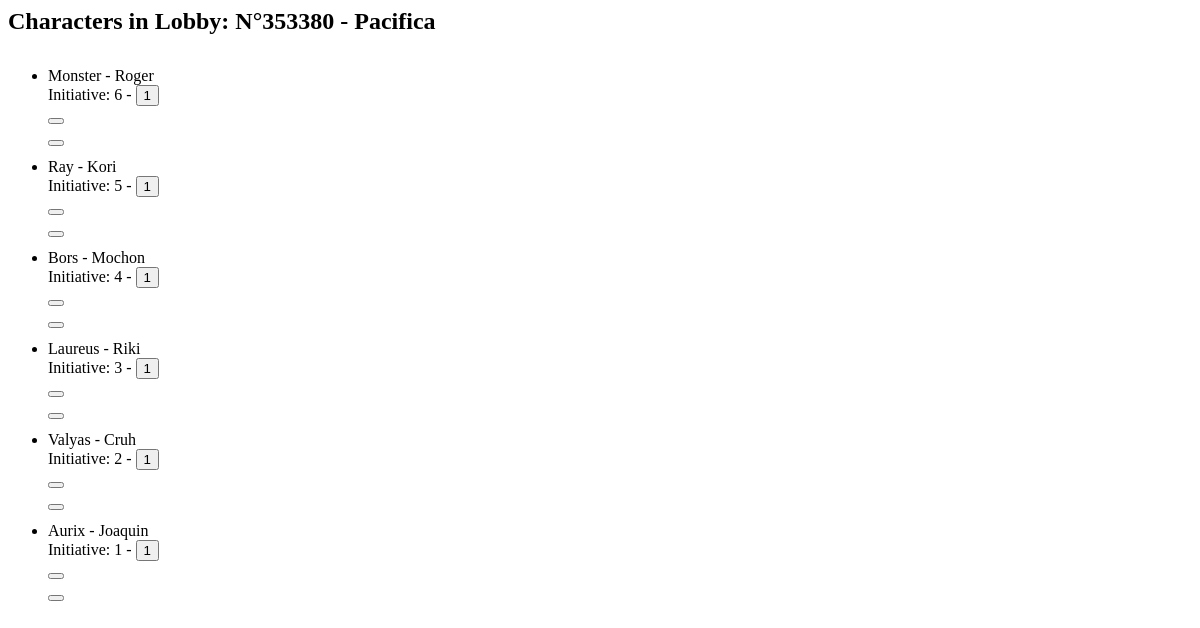
Before: /lobby/1/characters/ with the older database file.
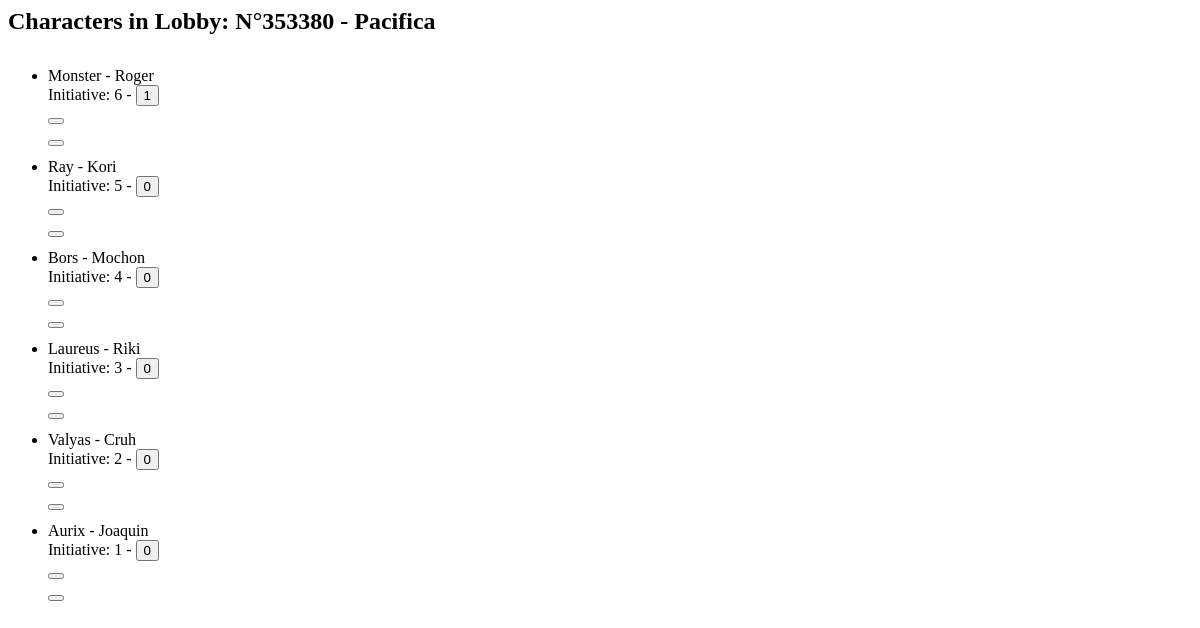
After: the same page with the newer database file.
### players/models.py (models this page shows, shortened)
class PlayerInLobby(models.Model):
    ROLE_CHOICES = (
        ('DM', 'Dungeon Master'),
        ('P', 'Player'),
        ('PA', 'Player Admin'),
    )
    role = models.CharField(max_length=2, choices=ROLE_CHOICES)
    player = models.ForeignKey(
        Player, on_delete=models.CASCADE, related_name='player')
    lobby = models.ForeignKey(
        Lobby, on_delete=models.CASCADE, related_name='lobby')

class Lobby(models.Model):
    code = models.CharField(max_length=6, unique=True)
    notes = models.TextField(null=True, blank=True)
    created_at = models.DateTimeField(auto_now_add=True)
    name = models.CharField(max_length=100, blank=True, null=True)
    def __str__(self):
        if self.name is not None and len(self.name) > 0:
            return "N°"+self.code + " - "+self.name
        return "N°"+self.code

class Character(models.Model):
    TEMPLATE_CHOICES = (
        ('weak', 'Weak'),
        ('normal', 'Normal'),
        ('elite', 'Elite'),
    )
    player = models.ForeignKey(PlayerInLobby, on_delete=models.CASCADE)
    name = models.CharField(max_length=100)
    initiative = models.IntegerField()
    order = models.PositiveIntegerField(default=0)
    debuff = models.CharField(max_length=100, null= True, blank=False)
    reminder = models.CharField(max_length=100, default=None, null= True, blank=True)
    invisible = models.BooleanField(default=False)
    current_turn = models.BooleanField(default=False)
    stat_block = models.CharField(max_length=100, null= True, blank=True, default= None)
    template = models.CharField(max_length=6, choices=TEMPLATE_CHOICES, default='normal')
    max_reactions = models.IntegerField(default=1)
    current_reactions = models.IntegerField(default=1)
    def __str__(self):
        return self.name + " - " + str(self.player.player)
    def next_turn(self):
        characters = Character.objects.filter(player__lobby=self.player.lobby).order_by("-order")
        current_char = characters.get(current_turn=True)
        next_chars = characters.filter(order__lt=current_char.order)
        if next_chars.exists():
            return next_chars.first()
        else:
            return characters.first()
    class Meta:
        ordering = ['-order']

class Player(models.Model):
    name = models.CharField(max_length=100)
    def __str__(self):
        return self.name

### players/views.py (the view, shortened to what this page needs)
# urls.py: path('lobby/<str:player_lobby_id>/characters/', views.CharacterView.as_view(), name='character_list_partial'),
class CharacterView(TemplateView):
    def get(self, request, player_lobby_id):
        player = PlayerInLobby.objects.get(id=player_lobby_id)
        characters = Character.objects.filter(player__lobby=player.lobby)
        character_id =  request.GET.get("character_id", None)
        if character_id:
            character = Character.objects.get(id=character_id)
            character.current_reactions -= 1
            character.save()
        return render(request, "players/partials/character_list.html", {'player': player, 'characters': characters})

### players/templates/players/partials/character_list.html (shortened to what this page needs)
{% load static %}
<div class="mb-3 gap-3"
     id="lobby-container"
     data-player-id="{{ player.id }}"
     data-character-list-url="{% url 'character_list_partial' player.id %}"
     data-move-character-url="{% url 'move_character' %}"
     data-csrf-token="{{ csrf_token }}">
  <h2>Characters in Lobby: {{ player.lobby }}</h2>
</div>
<ul id="characters" class="list-group">
  {% for character in characters %}
    <li class="list-group-item character-row {% if character.invisible and player.role != "DM" %} d-none {% else %} d-flex {% endif %} justify-content-center align-items-center gap-3 w-100 {% if character.current_turn == True %}current_turn{% endif %} {% if character.next_turn.id == character.id %}next_turn{% endif %}  {% if character.invisible %}is-invisible{% endif %}"
        data-id="{{ character.id }}">
      <div class="drag-handle d-flex align-items-center justify-content-center col-7">
        <span style="pointer-events: auto;">
          <div class="d-flex align-items-center justify-content-center gap-1">{{ character }}</div>
          <div class="d-flex align-items-center justify-content-center gap-1">
            <span>
              Initiative: {{ character.initiative }}
            </span>
            -
            <button {% if player.role == "DM" or player.role == "PA" or player.id == character.player.id %} onclick="changeReactions({{ character.current_reactions }},{{ character.id }}, '{{ player.role }}')"{% else %} style="pointer-events:none"{% endif %}
                    class="btn btn-sm longpress-handle icon-with-number reactions-{% if character.current_reactions == character.max_reactions %}max {% elif character.current_reactions == 0 %}empty {% else %}used{% endif %}">
              <span class="number">{{ character.current_reactions }}</span>
            </button>
          </div>
        </span>
      </div>
      <div id="buttons"
           class="col-5 d-flex align-items-center justify-content-center gap-5">
        <form class="debuff-character open-modal"
              data-modal-id="debuffCharacterModal"
              hx-get="{% url 'load_debuff_modal' player.id character.id %}"
              hx-target="#char-modal-container"
              hx-swap="innerHTML">
          {% if character.debuff %}
            <button type="submit" class="btn danger">
              <i class="bi bi-droplet"></i>
            </button>
          {% else %}
            <button type="submit" class="btn btn-success">
            </button>
          {% endif %}
        </form>
        {% if player.role == "DM" or player.role == "PA" or player.id == character.player.id %}
          <button class="btn btn-sm btn-info edit-character  open-modal"
                  data-modal-id="editCharacterModal"
                  hx-get="{% url 'load_char_edit_modal' player.id character.id %}"
                  hx-target="#char-modal-container"
                  hx-swap="innerHTML">
          </button>
        {% endif %}
      </div>
    </li>
  {% endfor %}
</ul>
{% if player.role == "DM" or player.role == "PA" %}
  <link rel="stylesheet" href="{% static 'css/draggable.css' %}">
{% endif %}

### static/css/draggable.css (style rules this page uses)
.drag-handle { cursor: move; -webkit-tap-highlight-color: transparent; padding: 12px 0; flex-grow: 1; }
.list-group-item { user-select: none; -webkit-user-select: none; }

Changed rows visible on the page:
changed Character "Ray - Kori": current_reactions "1" → "0"
changed Character "Bors - Mochon": current_reactions "1" → "0"
changed Character "Laureus - Riki": current_reactions "1" → "0"
changed Character "Valyas - Cruh": current_reactions "1" → "0"
changed Character "Aurix - Joaquin": current_reactions "1" → "0"
